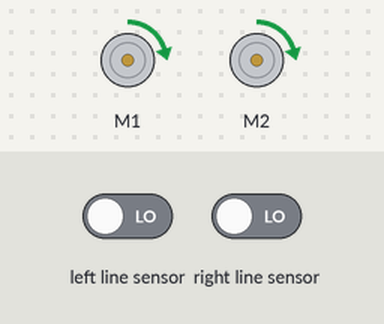
This program was run on a simulated BBC micro:bit (MakeCode). Shown: 2 × DC motor (green arrow = forward, orange = backward, longer = faster). Inputs (shaded band) come from the test bench; at power-on: left line sensor LOW, right line sensor LOW.

Above: at 1.2 s.
1.3 s: left line sensor driven HIGH
At 2.0 s:
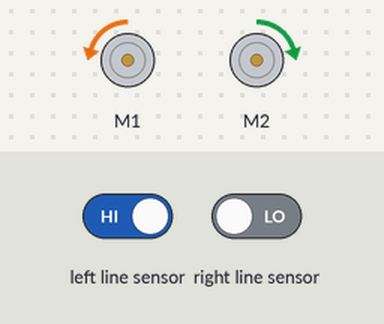
3.0 s: left line sensor driven LOW
At 3.6 s:
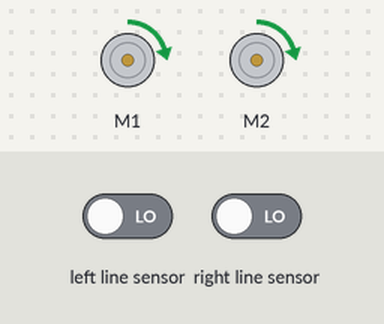
4.7 s: right line sensor driven HIGH
At 5.9 s:
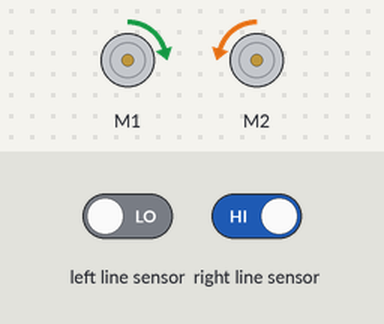
6.2 s: right line sensor driven LOW
At 6.8 s:
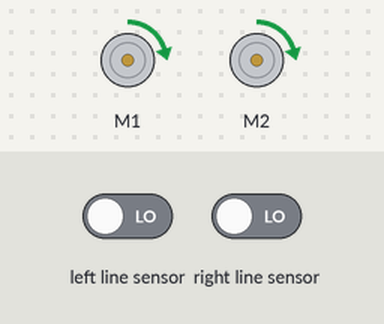
Timing chart, 0 to 8.8 s (numbered marks = the images above; inputs shaded):
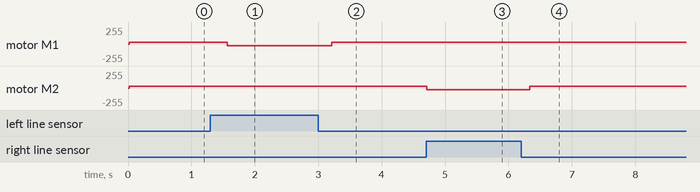

The program:

main.ts
```typescript
maqueen.motorRun(maqueen.Motors.All, maqueen.Dir.CW, 25)
basic.forever(function () {
    if (maqueen.readPatrol(maqueen.Patrol.PatrolRight) == 0 && maqueen.readPatrol(maqueen.Patrol.PatrolLeft) == 0) {
        maqueen.motorRun(maqueen.Motors.All, maqueen.Dir.CW, 25)
    }
    if (maqueen.readPatrol(maqueen.Patrol.PatrolRight) == 1 && maqueen.readPatrol(maqueen.Patrol.PatrolLeft) == 0) {
        maqueen.motorRun(maqueen.Motors.M2, maqueen.Dir.CCW, 25)
        basic.pause(250)
        maqueen.motorRun(maqueen.Motors.M1, maqueen.Dir.CW, 25)
    }
    if (maqueen.readPatrol(maqueen.Patrol.PatrolRight) == 0 && 1 == maqueen.readPatrol(maqueen.Patrol.PatrolLeft)) {
        maqueen.motorRun(maqueen.Motors.M2, maqueen.Dir.CW, 25)
        basic.pause(250)
        maqueen.motorRun(maqueen.Motors.M1, maqueen.Dir.CCW, 25)
    }
})
```

test.ts
```typescript
// aquí va el archivo "tests"; esto no se compilará cuando este paquete se utilice como una extensión.
```

Measured:
- after the input at 1.3 s, motor M1: forward 25/255 → backward 25/255 after 0.27 s
- after the input at 3.0 s, motor M1: backward 25/255 → forward 25/255 after 0.21 s
- after the input at 4.7 s, motor M2: forward 25/255 → backward 25/255 at once
- after the input at 6.2 s, motor M2: backward 25/255 → forward 25/255 after 0.14 s
